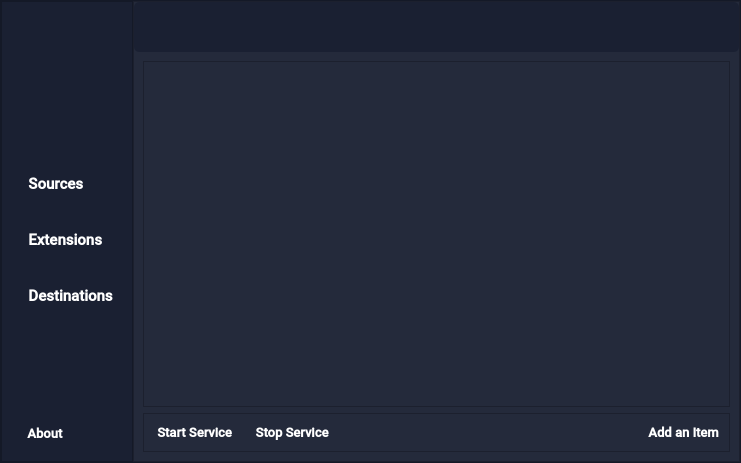
<?xml version="1.0" encoding="UTF-8"?>
<ui version="4.0">
 <class>MainWindow</class>
 <widget class="QMainWindow" name="MainWindow">
  <property name="geometry">
   <rect>
    <x>0</x>
    <y>0</y>
    <width>741</width>
    <height>463</height>
   </rect>
  </property>
  <property name="windowTitle">
   <string>Pathfinder</string>
  </property>
  <property name="windowIcon">
   <iconset>
    <normalon>:/icons/logo.png</normalon>
   </iconset>
  </property>
  <property name="windowOpacity">
   <double>0.999999000000000</double>
  </property>
  <property name="styleSheet">
   <string notr="true">background-color: rgb(26, 32, 50);</string>
  </property>
  <widget class="QWidget" name="centralwidget">
   <layout class="QVBoxLayout" name="verticalLayout">
    <property name="spacing">
     <number>0</number>
    </property>
    <property name="leftMargin">
     <number>0</number>
    </property>
    <property name="topMargin">
     <number>0</number>
    </property>
    <property name="rightMargin">
     <number>0</number>
    </property>
    <property name="bottomMargin">
     <number>0</number>
    </property>
    <item>
     <widget class="QFrame" name="mainFrame">
      <property name="frameShape">
       <enum>QFrame::StyledPanel</enum>
      </property>
      <property name="frameShadow">
       <enum>QFrame::Raised</enum>
      </property>
      <layout class="QHBoxLayout" name="horizontalLayout_2">
       <property name="spacing">
        <number>0</number>
       </property>
       <property name="leftMargin">
        <number>0</number>
       </property>
       <property name="topMargin">
        <number>0</number>
       </property>
       <property name="rightMargin">
        <number>0</number>
       </property>
       <property name="bottomMargin">
        <number>0</number>
       </property>
       <item>
        <widget class="QFrame" name="sidebarFrame">
         <property name="maximumSize">
          <size>
           <width>170</width>
           <height>16777215</height>
          </size>
         </property>
         <property name="styleSheet">
          <string notr="true">background-color: rgb(26, 32, 50);</string>
         </property>
         <property name="frameShape">
          <enum>QFrame::StyledPanel</enum>
         </property>
         <property name="frameShadow">
          <enum>QFrame::Raised</enum>
         </property>
         <layout class="QVBoxLayout" name="verticalLayout_2">
          <item>
           <layout class="QHBoxLayout" name="logoLayout">
            <property name="spacing">
             <number>0</number>
            </property>
            <property name="topMargin">
             <number>20</number>
            </property>
            <property name="bottomMargin">
             <number>20</number>
            </property>
            <item>
             <widget class="QLabel" name="logoLabel">
              <property name="maximumSize">
               <size>
                <width>64</width>
                <height>64</height>
               </size>
              </property>
              <property name="layoutDirection">
               <enum>Qt::LeftToRight</enum>
              </property>
              <property name="text">
               <string/>
              </property>
              <property name="textFormat">
               <enum>Qt::AutoText</enum>
              </property>
              <property name="pixmap">
               <pixmap resource="../assets/resource.qrc">:/icons/logo.png</pixmap>
              </property>
              <property name="scaledContents">
               <bool>true</bool>
              </property>
              <property name="alignment">
               <set>Qt::AlignCenter</set>
              </property>
              <property name="wordWrap">
               <bool>false</bool>
              </property>
             </widget>
            </item>
           </layout>
          </item>
          <item>
           <spacer name="bottomSpacer">
            <property name="orientation">
             <enum>Qt::Vertical</enum>
            </property>
            <property name="sizeHint" stdset="0">
             <size>
              <width>20</width>
              <height>40</height>
             </size>
            </property>
           </spacer>
          </item>
          <item>
           <widget class="QPushButton" name="sourceButton">
            <property name="minimumSize">
             <size>
              <width>0</width>
              <height>50</height>
             </size>
            </property>
            <property name="maximumSize">
             <size>
              <width>16777215</width>
              <height>16777215</height>
             </size>
            </property>
            <property name="font">
             <font>
              <family>Roboto Medium</family>
              <pointsize>11</pointsize>
              <weight>75</weight>
              <bold>true</bold>
             </font>
            </property>
            <property name="toolTip">
             <string>Tracked folders</string>
            </property>
            <property name="toolTipDuration">
             <number>-1</number>
            </property>
            <property name="styleSheet">
             <string notr="true">QPushButton
{
color: rgb(255, 255, 255);
border-radius: 10px;
text-align: left;
padding: 10px;
}

QPushButton:hover
{
color: rgb(255, 255, 255);
border-radius: 10px;
text-align: left;
padding: 10px;
background-color: rgb(36, 42, 59);
}

QPushButton:checked
{
color: rgb(255, 255, 255);
border-radius: 10px;
text-align: left;
padding: 10px;
	background-color: rgb(47, 55, 77);
}
</string>
            </property>
            <property name="text">
             <string>  Sources</string>
            </property>
            <property name="icon">
             <iconset>
              <normalon>:/icons/folder.ico</normalon>
              <activeoff>:/icons/images/folder.ico</activeoff>
             </iconset>
            </property>
            <property name="checkable">
             <bool>true</bool>
            </property>
            <property name="checked">
             <bool>false</bool>
            </property>
            <property name="flat">
             <bool>true</bool>
            </property>
            <property name="color" stdset="0">
             <color>
              <red>26</red>
              <green>32</green>
              <blue>50</blue>
             </color>
            </property>
           </widget>
          </item>
          <item>
           <widget class="QPushButton" name="extButton">
            <property name="minimumSize">
             <size>
              <width>0</width>
              <height>50</height>
             </size>
            </property>
            <property name="font">
             <font>
              <family>Roboto Medium</family>
              <pointsize>11</pointsize>
              <weight>75</weight>
              <bold>true</bold>
             </font>
            </property>
            <property name="toolTip">
             <string>Tracked file extensions</string>
            </property>
            <property name="layoutDirection">
             <enum>Qt::LeftToRight</enum>
            </property>
            <property name="styleSheet">
             <string notr="true">QPushButton
{
color: rgb(255, 255, 255);
border-radius: 10px;
text-align: left;
padding: 10px;
}

QPushButton:hover
{
color: rgb(255, 255, 255);
border-radius: 10px;
text-align: left;
padding: 10px;
background-color: rgb(36, 42, 59);
}

QPushButton:checked
{
color: rgb(255, 255, 255);
border-radius: 10px;
text-align: left;
padding: 10px;
background-color: rgb(47, 55, 77);
}</string>
            </property>
            <property name="text">
             <string>  Extensions</string>
            </property>
            <property name="icon">
             <iconset>
              <normalon>:/icons/puzzle.ico</normalon>
              <activeoff>:/icons/images/puzzle.ico</activeoff>
             </iconset>
            </property>
            <property name="checkable">
             <bool>true</bool>
            </property>
            <property name="flat">
             <bool>true</bool>
            </property>
           </widget>
          </item>
          <item>
           <widget class="QPushButton" name="destButton">
            <property name="minimumSize">
             <size>
              <width>0</width>
              <height>50</height>
             </size>
            </property>
            <property name="font">
             <font>
              <family>Roboto Medium</family>
              <pointsize>11</pointsize>
              <weight>75</weight>
              <bold>true</bold>
             </font>
            </property>
            <property name="toolTip">
             <string>New file locations</string>
            </property>
            <property name="styleSheet">
             <string notr="true">QPushButton
{
color: rgb(255, 255, 255);
border-radius: 10px;
text-align: left;
padding: 10px;
}

QPushButton:hover
{
color: rgb(255, 255, 255);
border-radius: 10px;
text-align: left;
padding: 10px;
background-color: rgb(36, 42, 59);
}

QPushButton:checked
{
color: rgb(255, 255, 255);
border-radius: 10px;
text-align: left;
padding: 10px;
background-color: rgb(47, 55, 77);
}</string>
            </property>
            <property name="text">
             <string>  Destinations</string>
            </property>
            <property name="icon">
             <iconset>
              <normalon>:/icons/travel.ico</normalon>
              <activeoff>:/icons/images/travel.ico</activeoff>
             </iconset>
            </property>
            <property name="checkable">
             <bool>true</bool>
            </property>
            <property name="flat">
             <bool>true</bool>
            </property>
            <property name="color" stdset="0">
             <color>
              <red>26</red>
              <green>32</green>
              <blue>50</blue>
             </color>
            </property>
           </widget>
          </item>
          <item>
           <spacer name="upperSpacer">
            <property name="orientation">
             <enum>Qt::Vertical</enum>
            </property>
            <property name="sizeType">
             <enum>QSizePolicy::Expanding</enum>
            </property>
            <property name="sizeHint" stdset="0">
             <size>
              <width>20</width>
              <height>40</height>
             </size>
            </property>
           </spacer>
          </item>
          <item>
           <widget class="QPushButton" name="infoButton">
            <property name="minimumSize">
             <size>
              <width>0</width>
              <height>30</height>
             </size>
            </property>
            <property name="palette">
             <palette>
              <active>
               <colorrole role="WindowText">
                <brush brushstyle="SolidPattern">
                 <color alpha="255">
                  <red>255</red>
                  <green>255</green>
                  <blue>255</blue>
                 </color>
                </brush>
               </colorrole>
               <colorrole role="Button">
                <brush brushstyle="SolidPattern">
                 <color alpha="255">
                  <red>26</red>
                  <green>32</green>
                  <blue>50</blue>
                 </color>
                </brush>
               </colorrole>
               <colorrole role="Text">
                <brush brushstyle="SolidPattern">
                 <color alpha="255">
                  <red>255</red>
                  <green>255</green>
                  <blue>255</blue>
                 </color>
                </brush>
               </colorrole>
               <colorrole role="ButtonText">
                <brush brushstyle="SolidPattern">
                 <color alpha="255">
                  <red>255</red>
                  <green>255</green>
                  <blue>255</blue>
                 </color>
                </brush>
               </colorrole>
               <colorrole role="Base">
                <brush brushstyle="SolidPattern">
                 <color alpha="255">
                  <red>26</red>
                  <green>32</green>
                  <blue>50</blue>
                 </color>
                </brush>
               </colorrole>
               <colorrole role="Window">
                <brush brushstyle="SolidPattern">
                 <color alpha="255">
                  <red>26</red>
                  <green>32</green>
                  <blue>50</blue>
                 </color>
                </brush>
               </colorrole>
              </active>
              <inactive>
               <colorrole role="WindowText">
                <brush brushstyle="SolidPattern">
                 <color alpha="255">
                  <red>255</red>
                  <green>255</green>
                  <blue>255</blue>
                 </color>
                </brush>
               </colorrole>
               <colorrole role="Button">
                <brush brushstyle="SolidPattern">
                 <color alpha="255">
                  <red>26</red>
                  <green>32</green>
                  <blue>50</blue>
                 </color>
                </brush>
               </colorrole>
               <colorrole role="Text">
                <brush brushstyle="SolidPattern">
                 <color alpha="255">
                  <red>255</red>
                  <green>255</green>
                  <blue>255</blue>
                 </color>
                </brush>
               </colorrole>
               <colorrole role="ButtonText">
                <brush brushstyle="SolidPattern">
                 <color alpha="255">
                  <red>255</red>
                  <green>255</green>
                  <blue>255</blue>
                 </color>
                </brush>
               </colorrole>
               <colorrole role="Base">
                <brush brushstyle="SolidPattern">
                 <color alpha="255">
                  <red>26</red>
                  <green>32</green>
                  <blue>50</blue>
                 </color>
                </brush>
               </colorrole>
               <colorrole role="Window">
                <brush brushstyle="SolidPattern">
                 <color alpha="255">
                  <red>26</red>
                  <green>32</green>
                  <blue>50</blue>
                 </color>
                </brush>
               </colorrole>
              </inactive>
              <disabled>
               <colorrole role="WindowText">
                <brush brushstyle="SolidPattern">
                 <color alpha="255">
                  <red>255</red>
                  <green>255</green>
                  <blue>255</blue>
                 </color>
                </brush>
               </colorrole>
               <colorrole role="Button">
                <brush brushstyle="SolidPattern">
                 <color alpha="255">
                  <red>26</red>
                  <green>32</green>
                  <blue>50</blue>
                 </color>
                </brush>
               </colorrole>
               <colorrole role="Text">
                <brush brushstyle="SolidPattern">
                 <color alpha="255">
                  <red>255</red>
                  <green>255</green>
                  <blue>255</blue>
                 </color>
                </brush>
               </colorrole>
               <colorrole role="ButtonText">
                <brush brushstyle="SolidPattern">
                 <color alpha="255">
                  <red>255</red>
                  <green>255</green>
                  <blue>255</blue>
                 </color>
                </brush>
               </colorrole>
               <colorrole role="Base">
                <brush brushstyle="SolidPattern">
                 <color alpha="255">
                  <red>26</red>
                  <green>32</green>
                  <blue>50</blue>
                 </color>
                </brush>
               </colorrole>
               <colorrole role="Window">
                <brush brushstyle="SolidPattern">
                 <color alpha="255">
                  <red>26</red>
                  <green>32</green>
                  <blue>50</blue>
                 </color>
                </brush>
               </colorrole>
              </disabled>
             </palette>
            </property>
            <property name="font">
             <font>
              <family>Roboto Medium</family>
              <pointsize>10</pointsize>
              <weight>75</weight>
              <bold>true</bold>
             </font>
            </property>
            <property name="toolTip">
             <string>Program info</string>
            </property>
            <property name="styleSheet">
             <string notr="true">QPushButton
{
color: rgb(255, 255, 255);
border-radius: 10px;
text-align: left;
padding: 10px;
}

QPushButton:hover
{
color: rgb(255, 255, 255);
border-radius: 10px;
text-align: left;
padding: 10px;
background-color: rgb(36, 42, 59);
}

QPushButton:checked
{
color: rgb(255, 255, 255);
border-radius: 10px;
text-align: left;
padding: 10px;
background-color: rgb(47, 55, 77);
}</string>
            </property>
            <property name="text">
             <string>  About</string>
            </property>
            <property name="icon">
             <iconset>
              <normalon>:/icons/info.ico</normalon>
              <activeoff>:/icons/images/info.ico</activeoff>
             </iconset>
            </property>
            <property name="checkable">
             <bool>true</bool>
            </property>
            <property name="autoDefault">
             <bool>false</bool>
            </property>
            <property name="default">
             <bool>false</bool>
            </property>
            <property name="flat">
             <bool>true</bool>
            </property>
           </widget>
          </item>
         </layout>
        </widget>
       </item>
       <item>
        <widget class="QFrame" name="contentFrame">
         <property name="styleSheet">
          <string notr="true">background-color: rgb(36, 42, 59);</string>
         </property>
         <property name="frameShape">
          <enum>QFrame::StyledPanel</enum>
         </property>
         <property name="frameShadow">
          <enum>QFrame::Raised</enum>
         </property>
         <layout class="QVBoxLayout" name="verticalLayout_6">
          <property name="spacing">
           <number>0</number>
          </property>
          <property name="leftMargin">
           <number>0</number>
          </property>
          <property name="topMargin">
           <number>0</number>
          </property>
          <property name="rightMargin">
           <number>0</number>
          </property>
          <property name="bottomMargin">
           <number>0</number>
          </property>
          <item>
           <widget class="QFrame" name="descriptionFrame">
            <property name="minimumSize">
             <size>
              <width>0</width>
              <height>50</height>
             </size>
            </property>
            <property name="autoFillBackground">
             <bool>false</bool>
            </property>
            <property name="styleSheet">
             <string notr="true">background-color: rgb(26, 32, 50);
border-radius: 5px;
</string>
            </property>
            <property name="frameShape">
             <enum>QFrame::StyledPanel</enum>
            </property>
            <property name="frameShadow">
             <enum>QFrame::Raised</enum>
            </property>
            <widget class="QLabel" name="descriptionLabel">
             <property name="geometry">
              <rect>
               <x>0</x>
               <y>0</y>
               <width>571</width>
               <height>50</height>
              </rect>
             </property>
             <property name="minimumSize">
              <size>
               <width>0</width>
               <height>50</height>
              </size>
             </property>
             <property name="maximumSize">
              <size>
               <width>16777215</width>
               <height>50</height>
              </size>
             </property>
             <property name="font">
              <font>
               <family>Roboto Medium</family>
               <pointsize>10</pointsize>
               <weight>75</weight>
               <bold>true</bold>
               <underline>false</underline>
               <strikeout>false</strikeout>
               <stylestrategy>PreferDefault</stylestrategy>
               <kerning>true</kerning>
              </font>
             </property>
             <property name="autoFillBackground">
              <bool>false</bool>
             </property>
             <property name="styleSheet">
              <string notr="true">QLabel
{
color: rgb(255, 255, 255);
border-radius: 10px;
text-align: left;
padding-left: 15px;
}</string>
             </property>
             <property name="text">
              <string/>
             </property>
             <property name="textFormat">
              <enum>Qt::AutoText</enum>
             </property>
             <property name="scaledContents">
              <bool>false</bool>
             </property>
             <property name="alignment">
              <set>Qt::AlignCenter</set>
             </property>
             <property name="wordWrap">
              <bool>true</bool>
             </property>
             <property name="textInteractionFlags">
              <set>Qt::LinksAccessibleByKeyboard|Qt::LinksAccessibleByMouse</set>
             </property>
            </widget>
           </widget>
          </item>
          <item>
           <layout class="QVBoxLayout" name="contentLayout">
            <property name="spacing">
             <number>6</number>
            </property>
            <property name="leftMargin">
             <number>9</number>
            </property>
            <property name="topMargin">
             <number>9</number>
            </property>
            <property name="rightMargin">
             <number>9</number>
            </property>
            <property name="bottomMargin">
             <number>9</number>
            </property>
            <item>
             <widget class="QFrame" name="scrollFrame">
              <property name="styleSheet">
               <string notr="true">QScrollBar:horizontal
    {
        height: 15px;
        margin: 3px 15px 3px 15px;
        border: 1px transparent #2A2929;
        border-radius: 4px;
        background-color: rgb(26, 32, 50);
    }

    QScrollBar::handle:horizontal
    {
       background-color: qlineargradient(spread:pad, x1:0.954545, y1:0, x2:0, y2:1, stop:0 rgba(39, 180, 255, 255), stop:1 rgba(44, 227, 255, 255));
        min-width: 5px;
        border-radius: 4px;
    }

    QScrollBar::add-line:horizontal
    {
        margin: 0px 3px 0px 3px;
        border-image: url(:/qss_icons/rc/right_arrow_disabled.png);
        width: 10px;
        height: 10px;
        subcontrol-position: right;
        subcontrol-origin: margin;
    }

    QScrollBar::sub-line:horizontal
    {
        margin: 0px 3px 0px 3px;
        border-image: url(:/qss_icons/rc/left_arrow_disabled.png);
        height: 10px;
        width: 10px;
        subcontrol-position: left;
        subcontrol-origin: margin;
    }

    QScrollBar::add-line:horizontal:hover,QScrollBar::add-line:horizontal:on
    {
        border-image: url(:/qss_icons/rc/right_arrow.png);
        height: 10px;
        width: 10px;
        subcontrol-position: right;
        subcontrol-origin: margin;
    }


    QScrollBar::sub-line:horizontal:hover, QScrollBar::sub-line:horizontal:on
    {
        border-image: url(:/qss_icons/rc/left_arrow.png);
        height: 10px;
        width: 10px;
        subcontrol-position: left;
        subcontrol-origin: margin;
    }

    QScrollBar::up-arrow:horizontal, QScrollBar::down-arrow:horizontal
    {
        background: none;
    }


    QScrollBar::add-page:horizontal, QScrollBar::sub-page:horizontal
    {
        background: none;
    }

    QScrollBar:vertical
    {
        background-color: rgb(26, 32, 50);
        width: 15px;
        margin: 15px 3px 15px 3px;
        border: 1px transparent #2A2929;
        border-radius: 4px;
    }

    QScrollBar::handle:vertical
    {
        background-color: qlineargradient(spread:pad, x1:0.954545, y1:0, x2:0, y2:1, stop:0 rgba(39, 180, 255, 255), stop:1 rgba(44, 227, 255, 255));
        min-height: 5px;
        border-radius: 4px;
    }

    QScrollBar::sub-line:vertical
    {
        margin: 3px 0px 3px 0px;
        border-image: url(:/qss_icons/rc/up_arrow_disabled.png);
        height: 10px;
        width: 10px;
        subcontrol-position: top;
        subcontrol-origin: margin;
    }

    QScrollBar::add-line:vertical
    {
        margin: 3px 0px 3px 0px;
        border-image: url(:/qss_icons/rc/down_arrow_disabled.png);
        height: 10px;
        width: 10px;
        subcontrol-position: bottom;
        subcontrol-origin: margin;
    }

    QScrollBar::sub-line:vertical:hover,QScrollBar::sub-line:vertical:on
    {
        border-image: url(:/qss_icons/rc/up_arrow.png);
        height: 10px;
        width: 10px;
        subcontrol-position: top;
        subcontrol-origin: margin;
    }

    QScrollBar::add-line:vertical:hover, QScrollBar::add-line:vertical:on
    {
        border-image: url(:/qss_icons/rc/down_arrow.png);
        height: 10px;
        width: 10px;
        subcontrol-position: bottom;
        subcontrol-origin: margin;
    }

    QScrollBar::up-arrow:vertical, QScrollBar::down-arrow:vertical
    {
        background: none;
    }

    QScrollBar::add-page:vertical, QScrollBar::sub-page:vertical
    {
        background: none;
    }</string>
              </property>
              <property name="frameShape">
               <enum>QFrame::StyledPanel</enum>
              </property>
              <property name="frameShadow">
               <enum>QFrame::Raised</enum>
              </property>
              <layout class="QVBoxLayout" name="verticalLayout_4">
               <property name="spacing">
                <number>0</number>
               </property>
               <property name="leftMargin">
                <number>0</number>
               </property>
               <property name="topMargin">
                <number>0</number>
               </property>
               <property name="rightMargin">
                <number>0</number>
               </property>
               <property name="bottomMargin">
                <number>0</number>
               </property>
               <item>
                <widget class="QScrollArea" name="scrollArea">
                 <property name="minimumSize">
                  <size>
                   <width>0</width>
                   <height>0</height>
                  </size>
                 </property>
                 <property name="focusPolicy">
                  <enum>Qt::NoFocus</enum>
                 </property>
                 <property name="styleSheet">
                  <string notr="true"/>
                 </property>
                 <property name="frameShape">
                  <enum>QFrame::NoFrame</enum>
                 </property>
                 <property name="frameShadow">
                  <enum>QFrame::Plain</enum>
                 </property>
                 <property name="verticalScrollBarPolicy">
                  <enum>Qt::ScrollBarAsNeeded</enum>
                 </property>
                 <property name="horizontalScrollBarPolicy">
                  <enum>Qt::ScrollBarAsNeeded</enum>
                 </property>
                 <property name="sizeAdjustPolicy">
                  <enum>QAbstractScrollArea::AdjustIgnored</enum>
                 </property>
                 <property name="widgetResizable">
                  <bool>true</bool>
                 </property>
                 <widget class="QWidget" name="scrollAreaContent">
                  <property name="geometry">
                   <rect>
                    <x>0</x>
                    <y>0</y>
                    <width>550</width>
                    <height>345</height>
                   </rect>
                  </property>
                  <property name="minimumSize">
                   <size>
                    <width>0</width>
                    <height>0</height>
                   </size>
                  </property>
                 </widget>
                </widget>
               </item>
              </layout>
             </widget>
            </item>
            <item>
             <widget class="QFrame" name="buttonFrame">
              <property name="styleSheet">
               <string notr="true"/>
              </property>
              <property name="frameShape">
               <enum>QFrame::StyledPanel</enum>
              </property>
              <property name="frameShadow">
               <enum>QFrame::Raised</enum>
              </property>
              <layout class="QHBoxLayout" name="horizontalLayout_3">
               <property name="spacing">
                <number>0</number>
               </property>
               <property name="leftMargin">
                <number>0</number>
               </property>
               <property name="topMargin">
                <number>0</number>
               </property>
               <property name="rightMargin">
                <number>0</number>
               </property>
               <property name="bottomMargin">
                <number>0</number>
               </property>
               <item>
                <widget class="QPushButton" name="startButton">
                 <property name="font">
                  <font>
                   <family>Roboto Medium</family>
                   <pointsize>10</pointsize>
                   <weight>75</weight>
                   <bold>true</bold>
                  </font>
                 </property>
                 <property name="styleSheet">
                  <string notr="true">QPushButton
{
color: rgb(255, 255, 255);
border-radius: 5px;
text-align: center;
padding: 10px;
}

QPushButton:hover
{
color:rgb(255, 255, 255);
border-radius: 5px;
text-align: center;
padding: 10px;
background-color: rgb(26, 32, 50);
}

QPushButton:disabled
{
color: rgb(142, 142, 142);
border-radius: 5px;
text-align: center;
padding: 10px;
}</string>
                 </property>
                 <property name="text">
                  <string> Start Service</string>
                 </property>
                 <property name="icon">
                  <iconset>
                   <normalon>:/icons/play-button.ico</normalon>
                  </iconset>
                 </property>
                </widget>
               </item>
               <item>
                <widget class="QPushButton" name="stopButton">
                 <property name="font">
                  <font>
                   <family>Roboto Medium</family>
                   <pointsize>10</pointsize>
                   <weight>75</weight>
                   <bold>true</bold>
                  </font>
                 </property>
                 <property name="styleSheet">
                  <string notr="true">QPushButton
{
color: rgb(255, 255, 255);
border-radius: 5px;
text-align: center;
padding: 10px;
}

QPushButton:hover
{
color:rgb(255, 255, 255);
border-radius: 5px;
text-align: center;
padding: 10px;
background-color: rgb(26, 32, 50);
}

QPushButton:disabled
{
color: rgb(142, 142, 142);
border-radius: 5px;
text-align: center;
padding: 10px;
}</string>
                 </property>
                 <property name="text">
                  <string> Stop Service</string>
                 </property>
                 <property name="icon">
                  <iconset>
                   <normalon>:/icons/stop-button.ico</normalon>
                  </iconset>
                 </property>
                </widget>
               </item>
               <item>
                <spacer name="horizontalSpacer">
                 <property name="orientation">
                  <enum>Qt::Horizontal</enum>
                 </property>
                 <property name="sizeHint" stdset="0">
                  <size>
                   <width>40</width>
                   <height>20</height>
                  </size>
                 </property>
                </spacer>
               </item>
               <item>
                <widget class="QPushButton" name="addButton">
                 <property name="minimumSize">
                  <size>
                   <width>0</width>
                   <height>30</height>
                  </size>
                 </property>
                 <property name="maximumSize">
                  <size>
                   <width>16777215</width>
                   <height>16777215</height>
                  </size>
                 </property>
                 <property name="font">
                  <font>
                   <family>Roboto Medium</family>
                   <pointsize>10</pointsize>
                   <weight>75</weight>
                   <bold>true</bold>
                  </font>
                 </property>
                 <property name="toolTipDuration">
                  <number>-1</number>
                 </property>
                 <property name="layoutDirection">
                  <enum>Qt::LeftToRight</enum>
                 </property>
                 <property name="styleSheet">
                  <string notr="true">QPushButton
{
color: rgb(255, 255, 255);
border-radius: 5px;
text-align: center;
padding: 10px;
}

QPushButton:hover
{
color:rgb(255, 255, 255);
border-radius: 5px;
text-align: center;
padding: 10px;
background-color: rgb(26, 32, 50);
}

QPushButton:disabled
{
color: rgb(142, 142, 142);
border-radius: 5px;
text-align: center;
padding: 10px;
}</string>
                 </property>
                 <property name="text">
                  <string> Add an Item</string>
                 </property>
                 <property name="icon">
                  <iconset>
                   <normalon>:/icons/plus.ico</normalon>
                   <activeoff>:/icons/images/plus.ico</activeoff>
                  </iconset>
                 </property>
                </widget>
               </item>
              </layout>
             </widget>
            </item>
           </layout>
          </item>
         </layout>
        </widget>
       </item>
      </layout>
     </widget>
    </item>
   </layout>
  </widget>
 </widget>
 <tabstops>
  <tabstop>sourceButton</tabstop>
  <tabstop>extButton</tabstop>
  <tabstop>destButton</tabstop>
  <tabstop>infoButton</tabstop>
 </tabstops>
 <resources>
  <include location="../assets/resource.qrc"/>
 </resources>
 <connections/>
</ui>
